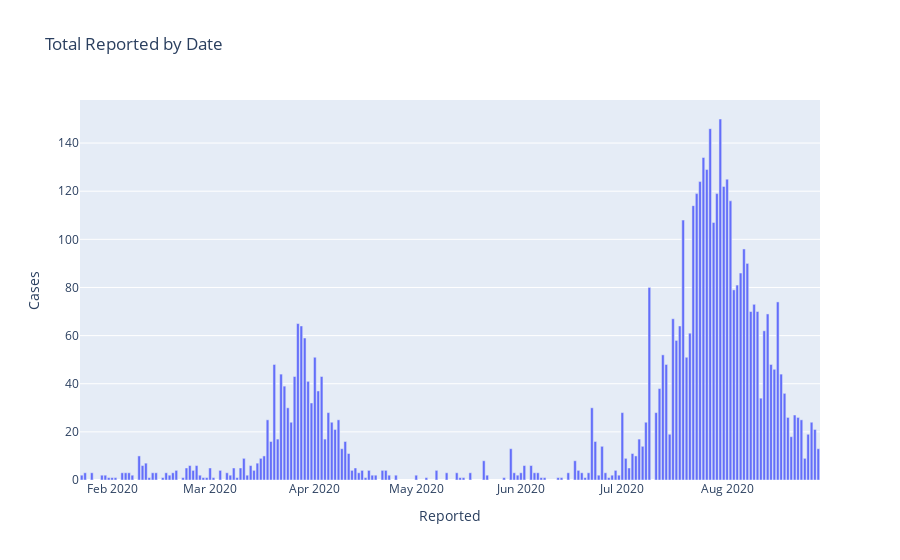

Source (notebook cell):
### Markdown cell above
## Number of cases per day

### Code cell
f = px.bar(progress.groupby('Reported').size(), 
           labels={'index': 'Date', 'value': 'Cases', 'variable': ''}, 
           title='Total Reported by Date')
f.update_layout({'showlegend': False})
f

### Figure 1 — Plotly figure (JSON) as saved in the notebook; plotly's stock layout.template omitted (floating-point values rounded to 4 significant figures; data arrays with more than 128 entries replaced by an {"elided": "..."} marker saying what was removed)
{"data": [{"alignmentgroup": "True", "hovertemplate": "=0<br>Reported=%{x}<br>Cases=%{y}<extra></extra>", "legendgroup": "0", "marker": {"color": "#636efa"}, "name": "0", "offsetgroup": "0", "orientation": "v", "showlegend": true, "textposition": "auto", "type": "bar", "x": {"elided": "179 str values"}, "xaxis": "x", "y": {"elided": "179 int values"}, "yaxis": "y"}], "layout": {"autosize": true, "barmode": "relative", "legend": {"title": {"text": ""}, "tracegroupgap": 0}, "showlegend": false, "title": {"text": "Total Reported by Date"}, "xaxis": {"anchor": "y", "autorange": true, "domain": [0, 1], "range": ["2020-01-22 12:00", "2020-08-28 12:00"], "title": {"text": "Reported"}, "type": "date"}, "yaxis": {"anchor": "x", "autorange": true, "domain": [0, 1], "range": [0, 157.9], "title": {"text": "Cases"}, "type": "linear"}}}
